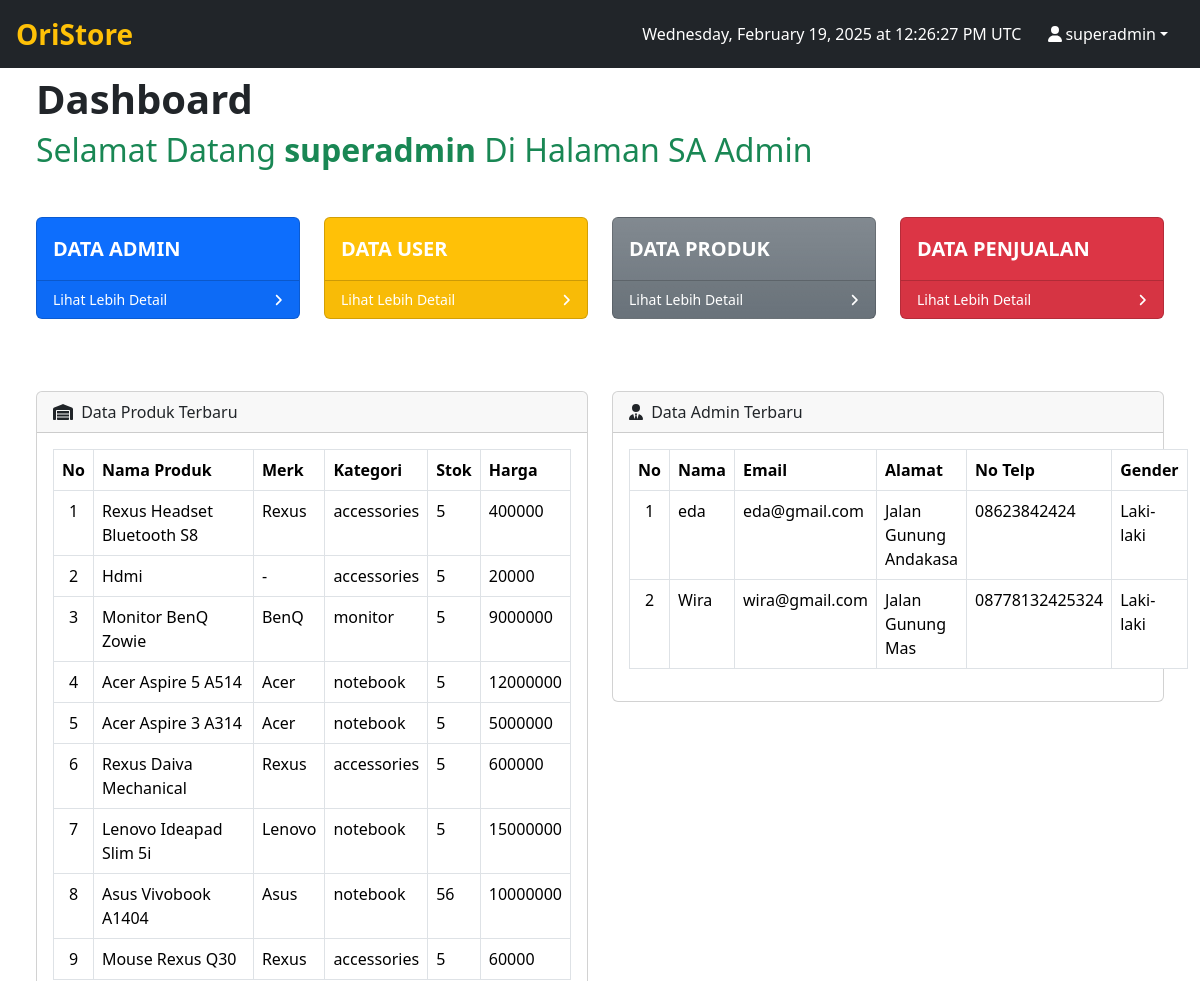
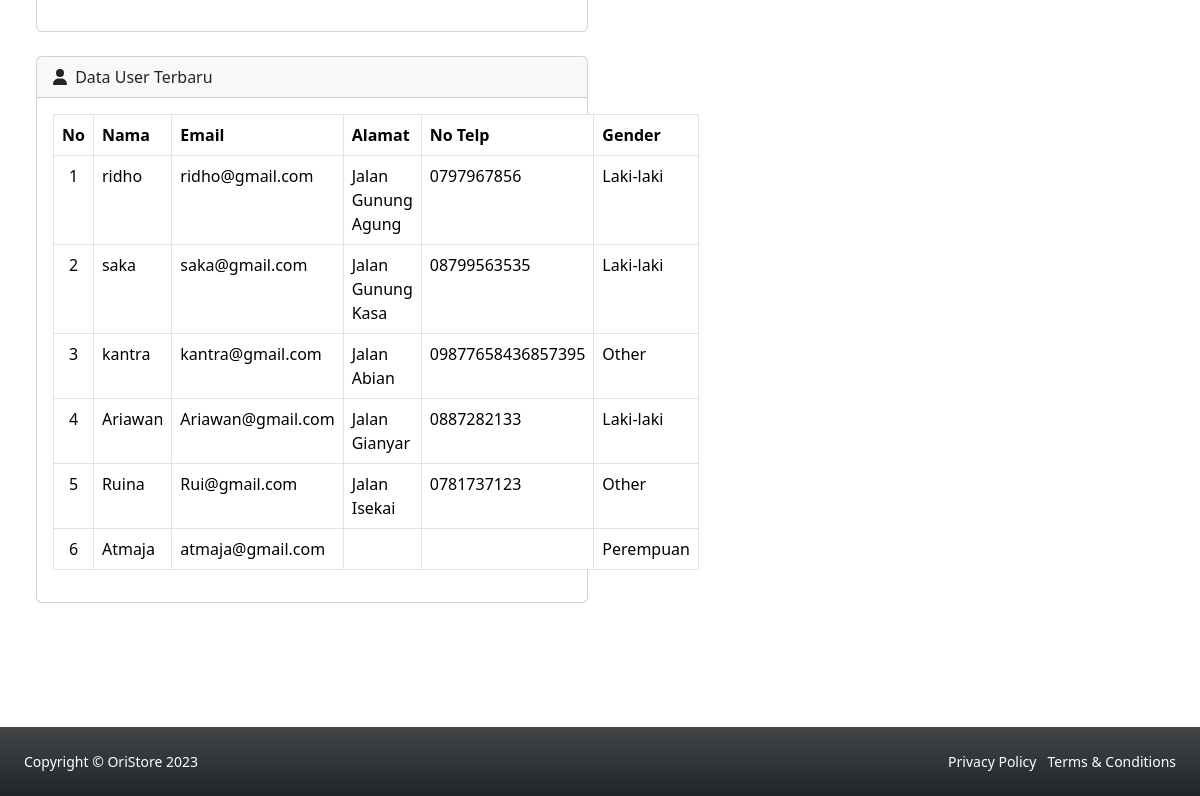
The page /page/sa (signed in) on the database its author committed (2 pictures, top to bottom).
### tables this page shows
CREATE TABLE `produk` (
  `id_produk` int(10) UNSIGNED NOT NULL,
  `namaproduct` varchar(80) NOT NULL,
  `merk` varchar(20) NOT NULL,
  `harga` double UNSIGNED NOT NULL,
  `id_kategori` int(10) UNSIGNED NOT NULL,
  `deskripsi` varchar(5000) NOT NULL,
  `stok` int(8) UNSIGNED NOT NULL,
  `gambar` varchar(5000) NOT NULL
);

CREATE TABLE `kategori` (
  `id_kategori` int(10) UNSIGNED NOT NULL,
  `kategori` varchar(30) NOT NULL
);

CREATE TABLE `user` (
  `id_user` int(10) UNSIGNED NOT NULL,
  `nama` varchar(100) NOT NULL,
  `email` varchar(100) NOT NULL,
  `alamat` varchar(100) NOT NULL,
  `notelp` varchar(20) NOT NULL,
  `gender` enum('Laki-laki','Perempuan','Other') NOT NULL,
  `username` varchar(50) NOT NULL,
  `password` varchar(50) NOT NULL,
  `role` enum('superadmin','admin','user') NOT NULL
);

### page/sa/template/dashboard.php (the view)
<main>
<div class="container-fluid px-4 " style="margin-top:75px;">
                        <h1 class="mt-4 mb-2 fw-bold">Dashboard</h1>
                        <h2 class="mt-2 mb-5 text-success">Selamat Datang <b><?php echo $_SESSION['username']; ?></b> Di Halaman SA Admin</h2>
                        <div class="row">
                            <div class="col-xl-3 col-md-6">
                                <div class="card bg-primary text-white mb-4">
                                    <div class="card-body text-uppercase fs-5 fw-bold ">Data Admin</div>
                                    <div class="card-footer d-flex align-items-center justify-content-between">
                                        <a class="small text-white stretched-link text-decoration-none" href="index?halaman=dataadmin">Lihat Lebih Detail</a>
                                        <div class="small text-white"><i class="fas fa-angle-right"></i></div>
                                    </div>
                                </div>
                            </div>
                            <div class="col-xl-3 col-md-6">
                                <div class="card bg-warning text-white mb-4">
                                    <div class="card-body text-uppercase fs-5 fw-bold">Data User</div>
                                    <div class="card-footer d-flex align-items-center justify-content-between">
                                        <a class="small text-white stretched-link text-decoration-none" href="index?halaman=datauser">Lihat Lebih Detail</a>
                                        <div class="small text-white"><i class="fas fa-angle-right"></i></div>
                                    </div>
                                </div>
                            </div>
                            <div class="col-xl-3 col-md-6">
                                <div class="card bg-secondary bg-gradient text-white mb-4">
                                    <div class="card-body text-uppercase fs-5 fw-bold">Data Produk</div>
                                    <div class="card-footer d-flex align-items-center justify-content-between">
                                        <a class="small text-white stretched-link text-decoration-none" href="index?halaman=dataproduk">Lihat Lebih Detail</a>
                                        <div class="small text-white"><i class="fas fa-angle-right"></i></div>
                                    </div>
                                </div>
                            </div>
                            <div class="col-xl-3 col-md-6">
                                <div class="card bg-danger text-white mb-4">
                                    <div class="card-body text-uppercase fs-5 fw-bold">Data Penjualan</div>
                                    <div class="card-footer d-flex align-items-center justify-content-between">
                                        <a class="small text-white stretched-link text-decoration-none" href="index?halaman=404">Lihat Lebih Detail</a>
                                        <div class="small text-white"><i class="fas fa-angle-right"></i></div>
                                    </div>
                                </div>
                            </div>
                        </div>
                        <div class="row mt-5 mb-5">
                            <div class="col-xl-6">
                                <div class="card mb-4">
                                    <div class="card-header">
                                        <i class="fa fa-warehouse me-1"></i>
                                        <span>Data Produk Terbaru</span>
                                    </div>
                                    <div class="card-body">
                                        <table class="table table-bordered">
                                        <thead>
                                            <tr>
                                                <th>No</th>
                                                <th>Nama Produk</th>
                                                <th>Merk</th>
                                                <th>Kategori</th>
                                                <th>Stok</th>
                                                <th>Harga</th>
                                            </tr>
                                        </thead>
                                        <tbody>
                                        <?php
                                                    include "../../config/koneksi.php";
                                                    $no = 1;
                                                    $select = mysqli_query($koneksi,"SELECT * FROM produk INNER JOIN kategori ON produk.id_kategori = kategori.id_kategori ORDER BY id_produk DESC");
                                                    while($data=mysqli_fetch_array($select)):
                                                    ?>
                                                    <tr>
                                                        <td class="text-center" ><?= $no++ ?></td>
                                                        <td><?= $data['namaproduct']; ?></td>
                                                        <td><?= $data['merk']; ?></td>
                                                        <td><?= $data['kategori']; ?></td>
                                                        <td><?= $data['stok']; ?></td>
                                                        <td><?= $data['harga']; ?></td>
                                                    <?php endwhile; ?>
                                                    </tr>
                                        </tbody>
                                        </table>
                                    </div>
                                </div>
                            </div>
                            <div class="col-xl-6">
                                <div class="card mb-4">
                                    <div class="card-header">
                                        <i class="fa-solid fa-user-tie me-1"></i>
                                        <span>Data Admin Terbaru</span>
                                    </div>
                                    <div class="card-body">
                                        <table class="table table-bordered">
                                            <thead>
                                                <tr>
                                                    <th>No</th>
                                                    <th>Nama</th>
                                                    <th>Email</th>
                                                    <th>Alamat</th>
                                                    <th>No Telp</th>
                                                    <th>Gender</th>
                                                </tr>
                                            </thead>
                                            <tbody>
                                            <?php
                                                    include "../../config/koneksi.php";
                                                    $no = 1;
                                                    $select = mysqli_query($koneksi,"SELECT * FROM user WHERE role = 'admin' ORDER BY id_user DESC");
                                                    while($data=mysqli_fetch_array($select)):
                                                    ?>
                                                    <tr>
                                                        <td class="text-center" ><?= $no++ ?></td>
                                                        <td><?= $data['nama']; ?></td>
                                                        <td><?= $data['email']; ?></td>
                                                        <td><?= $data['alamat']; ?></td>
                                                        <td><?= $data['notelp']; ?></td>
                                                        <td><?= $data['gender']; ?></td>
                                                    <?php endwhile; ?>
                                                    </tr>
                                            </tbody>
                                        </table>
                                    </div>
                                </div>
                            </div>
                            <div class="col-xl-6">
                                <div class="card mb-4">
                                    <div class="card-header">
                                        <i class="fa-solid fa-user me-1"></i>
                                      <span>Data User Terbaru</span>
                                    </div>
                                    <div class="card-body">
                                        <table class="table table-bordered">
                                            <thead>
                                                <tr>
                                                    <th>No</th>
                                                    <th>Nama</th>
                                                    <th>Email</th>
                                                    <th>Alamat</th>
                                                    <th>No Telp</th>
                                                    <th>Gender</th>
                                                </tr>
                                            </thead>
                                            <tbody>
                                            <?php
                                                    include "../../config/koneksi.php";
                                                    $no = 1;
                                                    $select = mysqli_query($koneksi,"SELECT * FROM user WHERE role = 'user' ORDER BY id_user DESC");
                                                    while($data=mysqli_fetch_array($select)):
                                                    ?>
                                                    <tr>
                                                        <td class="text-center" ><?= $no++ ?></td>
                                                        <td><?= $data['nama']; ?></td>
                                                        <td><?= $data['email']; ?></td>
                                                        <td><?= $data['alamat']; ?></td>
                                                        <td><?= $data['notelp']; ?></td>
                                                        <td><?= $data['gender']; ?></td>
                                                    <?php endwhile; ?>
                                                    </tr>
                                            </tbody>
                                        </table>
                                    </div>
                                </div>
                            </div>
                        </div>
</main>

### rows shown on the page
produk: namaproduct "Rexus Headset Bluetooth S8", merk "Rexus", id_kategori.kategori "accessories", stok "5", harga "400000"
produk: namaproduct "Hdmi", merk "-", id_kategori.kategori "accessories", stok "5", harga "20000"
produk: namaproduct "Monitor BenQ Zowie", merk "BenQ", id_kategori.kategori "monitor", stok "5", harga "9000000"
produk: namaproduct "Acer Aspire 5 A514", merk "Acer", id_kategori.kategori "notebook", stok "5", harga "12000000"
produk: namaproduct "Acer Aspire 3 A314", merk "Acer", id_kategori.kategori "notebook", stok "5", harga "5000000"
produk: namaproduct "Rexus Daiva Mechanical", merk "Rexus", id_kategori.kategori "accessories", stok "5", harga "600000"
produk: namaproduct "Lenovo Ideapad Slim 5i", merk "Lenovo", id_kategori.kategori "notebook", stok "5", harga "15000000"
produk: namaproduct "Asus Vivobook A1404", merk "Asus", id_kategori.kategori "notebook", stok "56", harga "10000000"
produk: namaproduct "Mouse Rexus Q30", merk "Rexus", id_kategori.kategori "accessories", stok "5", harga "60000"
user: nama "eda", email "eda@gmail.com", alamat "Jalan Gunung Andakasa", notelp "08623842424", gender "Laki-laki"
user: nama "Wira", email "wira@gmail.com", alamat "Jalan Gunung Mas", notelp "08778132425324", gender "Laki-laki"
user: nama "ridho", email "ridho@gmail.com", alamat "Jalan Gunung Agung", notelp "0797967856", gender "Laki-laki"
user: nama "saka", email "saka@gmail.com", alamat "Jalan Gunung Kasa", notelp "08799563535", gender "Laki-laki"
user: nama "kantra", email "kantra@gmail.com", alamat "Jalan Abian", notelp "09877658436857395", gender "Other"
user: nama "Ariawan", email "Ariawan@gmail.com", alamat "Jalan Gianyar", notelp "0887282133", gender "Laki-laki"
user: nama "Ruina", email "Rui@gmail.com", alamat "Jalan Isekai", notelp "0781737123", gender "Other"
user: nama "Atmaja", email "atmaja@gmail.com", gender "Perempuan"

### other values the page prints
$_SESSION['username'] "superadmin"
